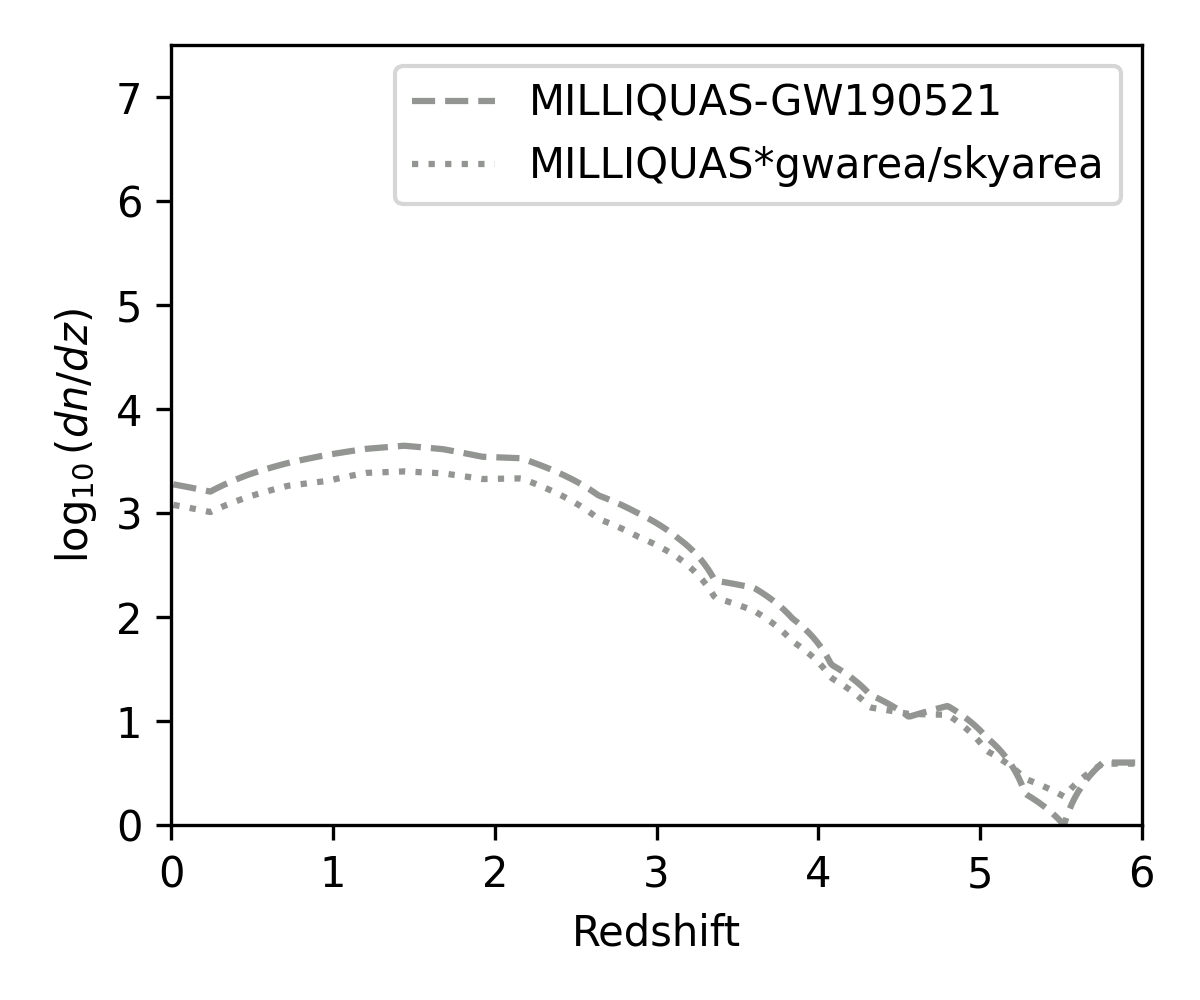

Generate this figure with Python:
"""Reproduce AGN components of Figure 1 from Palmese+21.
The original figure includes information from the skymap for GW190521,
so the resulting figure from this script will not be identical."""

import os
import os.path as pa

import astropy.units as u
import matplotlib.pyplot as plt
import numpy as np
import pytest
from astropy.cosmology import FlatLambdaCDM
from astropy.io import fits
from numpy.polynomial.polynomial import Polynomial

from myagn.distributions import QLFHopkins
from myagn.qlfhopkins import qlfhopkins

cosmo = FlatLambdaCDM(H0=70, Om0=0.3)


def test_palmese21():
    """Reproduce Figure 1 from Palmese+21."""

    # Initialize distribution
    qlf = QLFHopkins()

    # Initialize figure, redshifts
    fig, ax = plt.subplots(figsize=(6*2/3, 5*2/3))
    zs = np.linspace(0, 6, 500)
    zs = zs[1:]

    ##############################
    ###        Milliquas       ###
    ##############################

    # Define paths
    milliquas_paths = {
        "MILLIQUAS-GW190521": "/home/tomas/academia/projects/decam_followup_O4/crossmatch/GW190521/GW190521_cr90_2D_milliquas.fits",
        "MILLIQUAS*gwarea/skyarea": "/home/tomas/academia/data/milliquas/milliquas.fits",
    }
    milliquas_ls = {
        "MILLIQUAS-GW190521": "--",
        "MILLIQUAS*gwarea/skyarea": ":",
    }

    # Iterate over Milliquas files
    for k, v in milliquas_paths.items():
        # Load
        hdul = fits.open(v)
        data = hdul[1].data

        # Mask Rmag > 5
        mask = data["Rmag"] > 5
        data = data[mask]

        # Calculate histogram
        counts, bins = np.histogram(
            data["Z"],
            bins=25,
            range=(0,6),
        )

        # Scale if needed 
        if k == "MILLIQUAS*(936deg²).to(sr)":
            counts = counts * (936 * u.deg**2).to(u.sr).value
        if k == "MILLIQUAS*gwarea/skyarea":
            counts = counts * (936 * u.deg**2).to(u.sr).value / (4 * np.pi)

        # Interpolate as in J1249 notebook
        counts_interp = np.interp(zs, bins[:-1], counts)

        # Plot
        ax.plot(
            zs,
            np.log10(counts_interp),
            label=k,
            color="xkcd:gray",
            ls=milliquas_ls[k],
        )

    ##############################
    ###     Clean and save     ###
    ##############################

    # Set bounds, add labels
    ax.set_xlim(0, 6)
    ax.set_ylim(0, 7.5)
    ax.set_xlabel("Redshift")
    ax.set_ylabel(r"$\log_{10} \left( dn / dz \right)$")

    # Save figure
    plt.legend(loc="upper right")
    plt.tight_layout()
    figpath = __file__.replace('.py', '.png')
    plt.savefig(figpath, dpi=300)
    plt.close()
    assert True


if __name__ == "__main__":
    test_palmese21()
